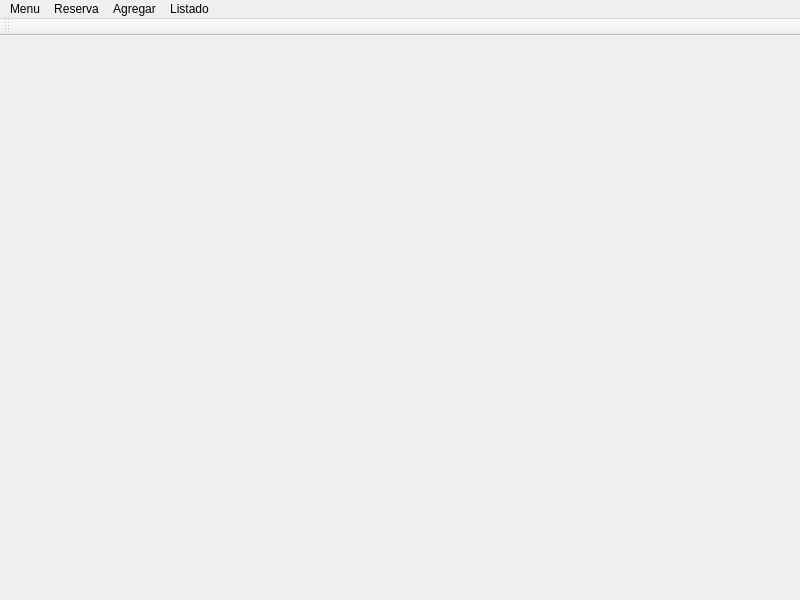
<?xml version="1.0" encoding="UTF-8"?>
<ui version="4.0">
 <class>MainWindow</class>
 <widget class="QMainWindow" name="MainWindow">
  <property name="geometry">
   <rect>
    <x>0</x>
    <y>0</y>
    <width>800</width>
    <height>600</height>
   </rect>
  </property>
  <property name="windowTitle">
   <string>MainWindow</string>
  </property>
  <widget class="QWidget" name="centralwidget"/>
  <widget class="QMenuBar" name="menubar">
   <property name="geometry">
    <rect>
     <x>0</x>
     <y>0</y>
     <width>800</width>
     <height>26</height>
    </rect>
   </property>
   <widget class="QMenu" name="menuHola">
    <property name="title">
     <string>Menu</string>
    </property>
    <addaction name="actionGuardar"/>
    <addaction name="separator"/>
    <addaction name="actionSalir"/>
   </widget>
   <widget class="QMenu" name="menuReserva">
    <property name="title">
     <string>Reserva</string>
    </property>
    <addaction name="actionRealizar_una_reserva"/>
   </widget>
   <widget class="QMenu" name="menuAgregar_2">
    <property name="title">
     <string>Agregar</string>
    </property>
    <addaction name="actionJugador"/>
    <addaction name="actionCancha"/>
    <addaction name="actionEquipo"/>
    <addaction name="actionCliente"/>
   </widget>
   <widget class="QMenu" name="menuListado">
    <property name="title">
     <string>Listado</string>
    </property>
    <addaction name="actionJugadores"/>
    <addaction name="actionCanchas"/>
    <addaction name="actionEquipos"/>
    <addaction name="actionClientes"/>
   </widget>
   <addaction name="menuHola"/>
   <addaction name="menuReserva"/>
   <addaction name="menuAgregar_2"/>
   <addaction name="menuListado"/>
  </widget>
  <widget class="QToolBar" name="toolBar">
   <property name="windowTitle">
    <string>toolBar</string>
   </property>
   <attribute name="toolBarArea">
    <enum>TopToolBarArea</enum>
   </attribute>
   <attribute name="toolBarBreak">
    <bool>false</bool>
   </attribute>
  </widget>
  <action name="actionAgregar_Jugador">
   <property name="text">
    <string>Agregar Jugador</string>
   </property>
  </action>
  <action name="actionAgregar_Cancha">
   <property name="text">
    <string>Agregar Cancha</string>
   </property>
  </action>
  <action name="actionAgregar_Equipo">
   <property name="text">
    <string>Agregar Equipo</string>
   </property>
  </action>
  <action name="actionRealizar_una_reserva">
   <property name="text">
    <string>Realizar una Reserva</string>
   </property>
  </action>
  <action name="actionEliminar_una_Reserva">
   <property name="text">
    <string>Eliminar una Reserva</string>
   </property>
  </action>
  <action name="actionGuardar">
   <property name="text">
    <string>Guardar</string>
   </property>
  </action>
  <action name="actionSalir">
   <property name="text">
    <string>Salir</string>
   </property>
  </action>
  <action name="actionJugador">
   <property name="text">
    <string>Jugador</string>
   </property>
  </action>
  <action name="actionCancha">
   <property name="text">
    <string>Cancha</string>
   </property>
  </action>
  <action name="actionEquipo">
   <property name="text">
    <string>Equipo</string>
   </property>
  </action>
  <action name="actionCliente">
   <property name="text">
    <string>Cliente</string>
   </property>
  </action>
  <action name="actionJugadores">
   <property name="text">
    <string>Jugadores</string>
   </property>
  </action>
  <action name="actionCanchas">
   <property name="text">
    <string>Canchas</string>
   </property>
  </action>
  <action name="actionEquipos">
   <property name="text">
    <string>Equipos</string>
   </property>
  </action>
  <action name="actionClienres">
   <property name="text">
    <string>Clientes</string>
   </property>
  </action>
  <action name="actionClientes">
   <property name="text">
    <string>Clientes</string>
   </property>
  </action>
 </widget>
 <resources/>
 <connections/>
</ui>
